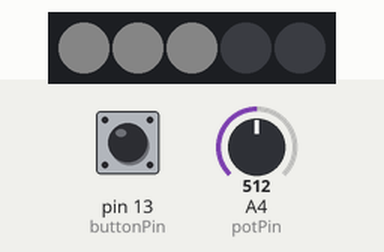
This sketch was run on a simulated Arduino Uno, built with avr-gcc and run on an emulated ATmega328P. On the bench: 5 RGB LEDs in strip order, left to right. The inputs (shaded band) are chosen by the test bench; at power-on: pin 13 (buttonPin) LOW, A4 (potPin) = 512. Dim RGB values are drawn brighter than linear; what the sketch prints to the serial monitor is not drawn.

Above: at 1.2 s.
1.3 s: pin 13 (buttonPin) pulled HIGH for 0.15 s
At 4.3 s:
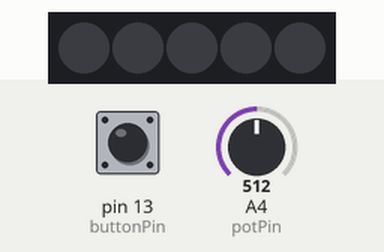
4.4 s: pin 13 (buttonPin) pulled HIGH for 1 s
At 6.6 s:
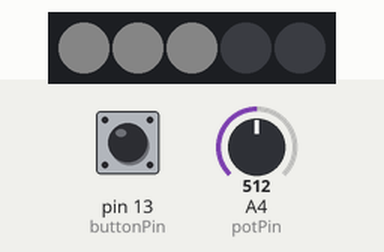
6.9 s: A4 (potPin) set to 834
At 7.9 s:
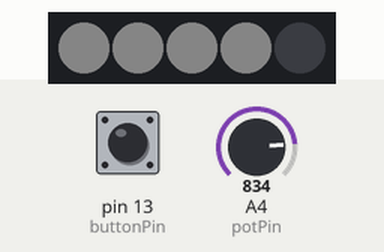
8.4 s: A4 (potPin) set to 861
At 8.9 s:
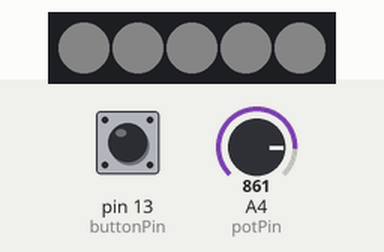
9.9 s: A4 (potPin) set to 716
At 11.3 s:
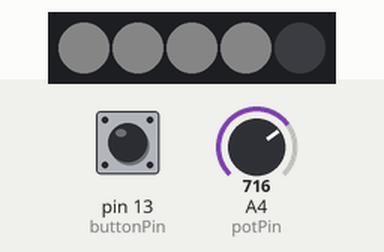
Timing chart, 0 to 11.8 s (numbered marks = the images above; inputs shaded):
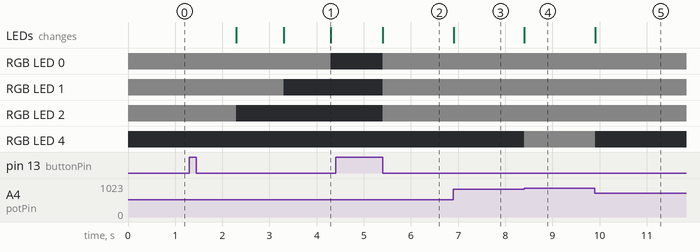

Measured:
- the behaviour switches between 852 and 853 on A4 (potPin) (found by bisection; images 3 and 4)
- after the input at 1.3 s, RGB LED 0: RGB(8, 8, 8) → off after 3.0 s; RGB LED 1: RGB(8, 8, 8) → off after 2.0 s; RGB LED 2: RGB(8, 8, 8) → off after 1.0 s; the LEDs: first change after 1.0 s (image 1 shows a later state)
- after the input at 4.4 s, RGB LED 0–2: off → RGB(8, 8, 8) after 1.0 s; the LEDs: change after 1.0 s (image 2)
- after the input at 6.9 s, the LEDs: change at once (image 3)
- after the input at 8.4 s, RGB LED 4: off → RGB(8, 8, 8) at once; the LEDs: change at once (image 4)
- after the input at 9.9 s, RGB LED 4: RGB(8, 8, 8) → off at once; the LEDs: change at once (image 5)

The sketch:

led_strip_timer.ino
```cpp
  #include <APA102.h>

// Define which pins to use.
const uint8_t dataPin = 9;
const uint8_t clockPin = 6;

// Create an object for writing to the LED strip.
APA102<dataPin, clockPin> ledStrip;

// Set the brightness to use (the maximum is 31).
const uint8_t brightness = 1;

const uint16_t ledCount = 5;

//potentiometer
const int potPin = A4;
int potValue = 0;
int val;

//button
const int buttonPin = 13;
int buttonState = LOW;

//defining other variables
float displayTimeSecs = 5; //how long do you want each number on display to show (in secs)
float displayTime = (displayTimeSecs * 5000);
float pausedTime = 0;
long startNumber = 0; //countdown starts with this number
long endNumber = 0; //countdown ends with this number
float duration_1, distance_1, duration_2, distance_2;
static unsigned long currentTime;
long time1, time2 = 0;
static long timerStart = 0;

void setup() {
  pinMode(buttonPin, INPUT);
  Serial.begin (9600);
}

void loop() {
  currentTime = millis();

  if (timerStart == 0) {
    buttonState = LOW;
    potValue = analogRead(potPin);
    val = map(potValue, 0, 1023, 0, ledCount+1);

    Serial.println(val);

  ledStrip.startFrame();
  for(uint16_t i = 0; i < ledCount; i++)
  {
    if (i < val) {
        ledStrip.sendColor(255, 255, 255, 1);
      }
      else {
        ledStrip.sendColor(0, 0, 0, 0);
      }
  }
  ledStrip.endFrame(ledCount);


    buttonState = digitalRead(buttonPin);

    if (buttonState == HIGH) {
        startNumber = val;
        timerStart = currentTime;
        buttonState = LOW;
      }
  }

  if (timerStart > 0 && millis()-timerStart >= 1000) {
    timerStart += 1000;
    startNumber--;

    ledStrip.startFrame();
    for(uint16_t i = 0; i < ledCount; i++)
    {
      if (i < startNumber) {
        ledStrip.sendColor(255, 255, 255, 1);
      }
      else {
        ledStrip.sendColor(0, 0, 0, 0);
      }
    }
    ledStrip.endFrame(ledCount);

    if (startNumber < endNumber) {
      startNumber--;
      while (buttonState == LOW) {
        buttonState = digitalRead(buttonPin);
      }
      while (buttonState == HIGH) {
        buttonState = digitalRead(buttonPin);
      }
      timerStart = 0;
      buttonState = LOW;

    }
  }


}
```
